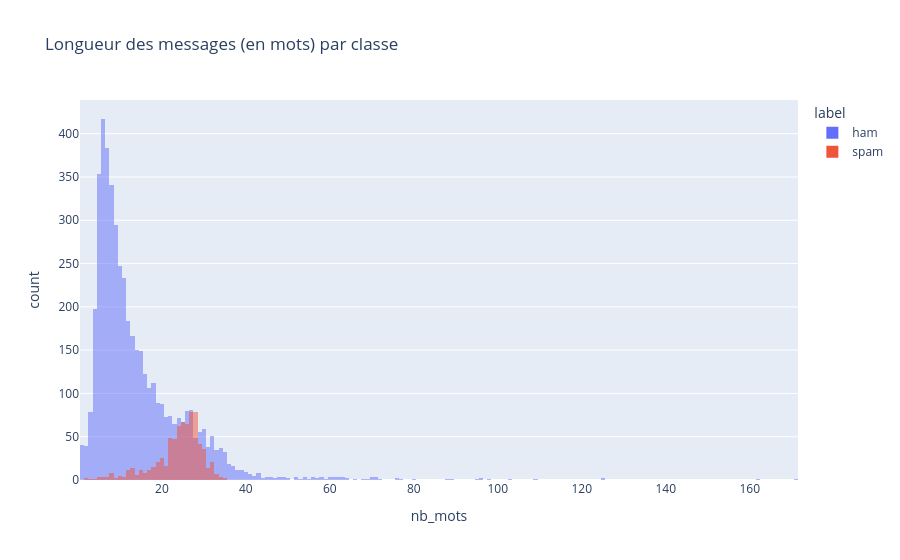

Notebook cell for this chart:
### Code cell
# Visualisons les repartitions de données

import plotly.express as px

df["nb_mots"] = df["message"].str.split().str.len()

fig = px.histogram(df, x="nb_mots", color="label", barmode="overlay",
                   title="Longueur des messages (en mots) par classe")
fig.show()

### Figure 1 — Plotly figure (JSON) as saved in the notebook; plotly's stock layout.template omitted (floating-point values rounded to 4 significant figures; data arrays with more than 128 entries replaced by an {"elided": "..."} marker saying what was removed)
{"data": [{"bingroup": "x", "hovertemplate": "label=ham<br>nb_mots=%{x}<br>count=%{y}<extra></extra>", "legendgroup": "ham", "marker": {"color": "#636efa", "opacity": 0.5, "pattern": {"shape": ""}}, "name": "ham", "orientation": "v", "showlegend": true, "type": "histogram", "x": {"elided": "4825 int values"}, "xaxis": "x", "yaxis": "y"}, {"bingroup": "x", "hovertemplate": "label=spam<br>nb_mots=%{x}<br>count=%{y}<extra></extra>", "legendgroup": "spam", "marker": {"color": "#EF553B", "opacity": 0.5, "pattern": {"shape": ""}}, "name": "spam", "orientation": "v", "showlegend": true, "type": "histogram", "x": {"elided": "747 int values"}, "xaxis": "x", "yaxis": "y"}], "layout": {"barmode": "overlay", "legend": {"title": {"text": "label"}, "tracegroupgap": 0}, "title": {"text": "Longueur des messages (en mots) par classe"}, "xaxis": {"anchor": "y", "domain": [0, 1], "title": {"text": "nb_mots"}}, "yaxis": {"anchor": "x", "domain": [0, 1], "title": {"text": "count"}}}}
